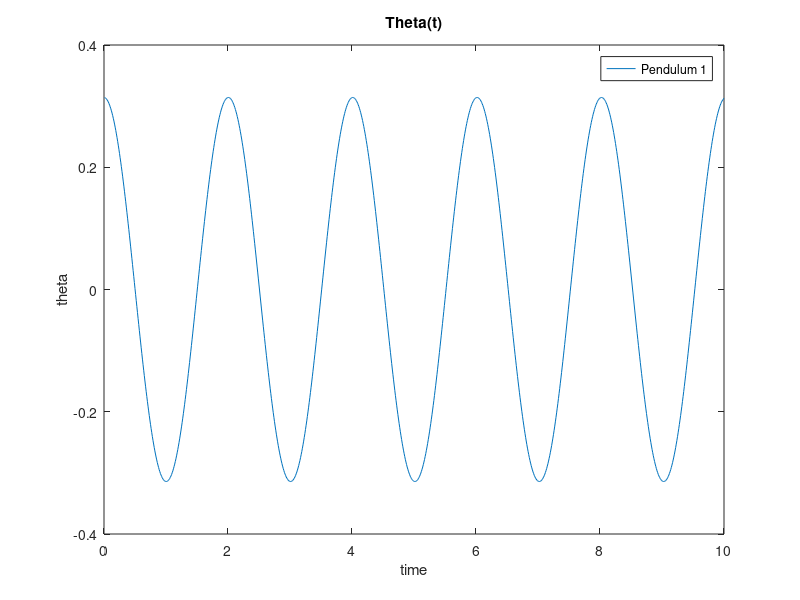
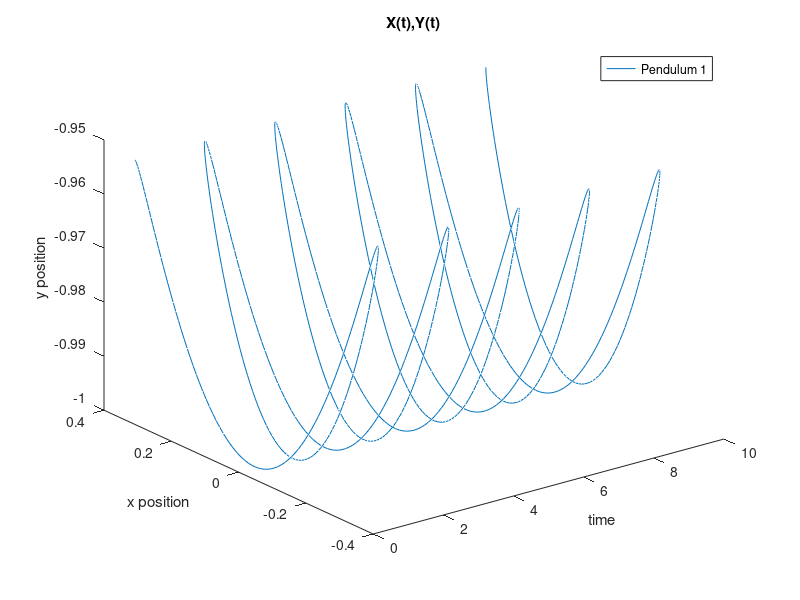

MATLAB code for these plots, in order:
clc, clear

dt = 0.01;
tf = 10;

g=9.81;
l=1;

theta0 = pi/10;

for ii = 1:tf/dt

t=ii*dt;
theta = theta0*cos(sqrt(g/l)*t);

traj(ii,1)= t;
traj(ii,2)= theta;

end

traj(:,3) = l*sin(traj(:,2));
traj(:,4) = -l*cos(traj(:,2));

figure(1)
clf
plot(traj(:,1),traj(:,2))
legend('Pendulum 1')
title('Theta(t)')
xlabel('time')
ylabel('theta')

figure(2)
clf
plot3(traj(:,1),traj(:,3),traj(:,4))
legend('Pendulum 1')
title('X(t),Y(t)')
xlabel('time')
ylabel('x position')
zlabel('y position')